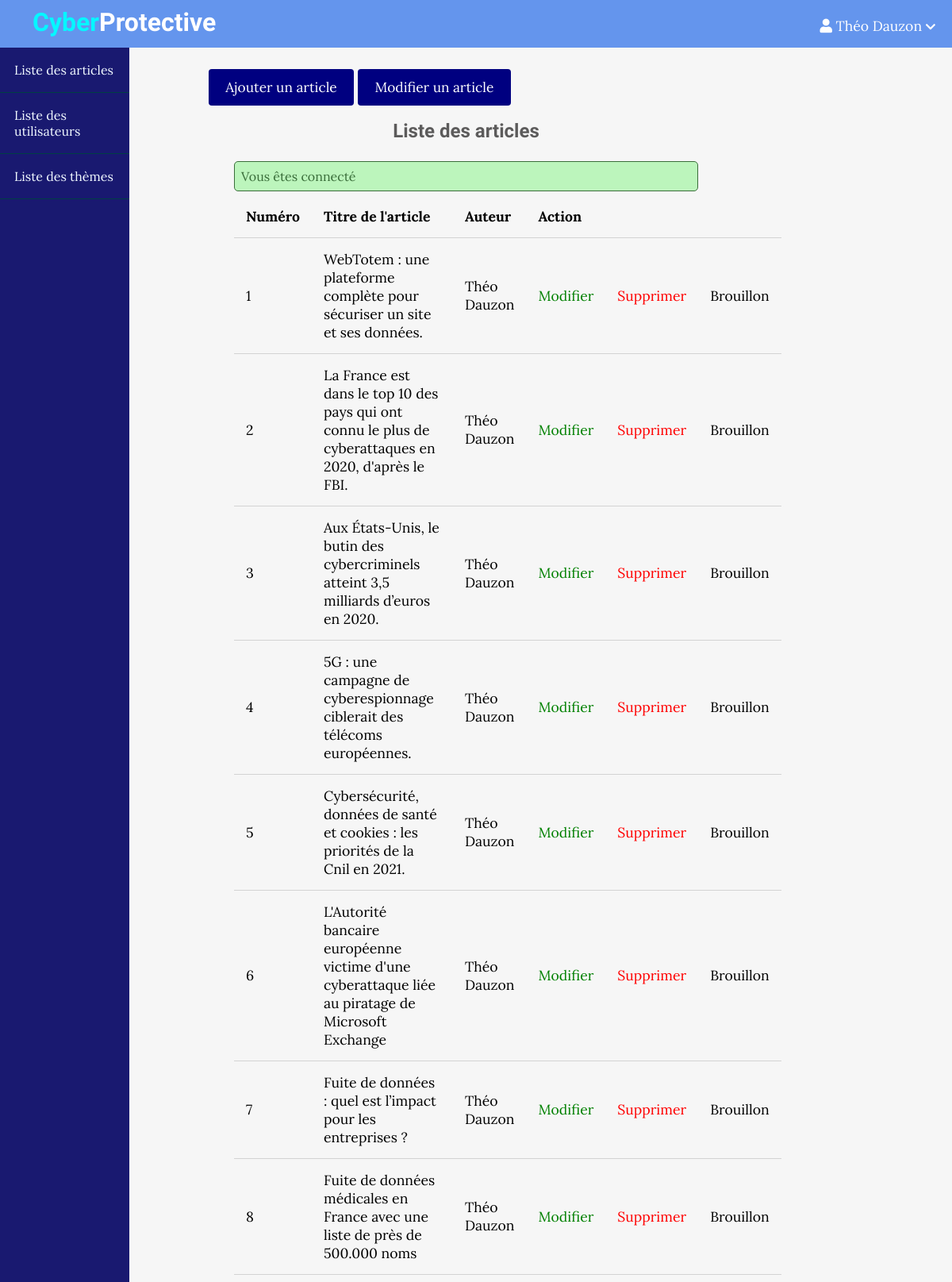
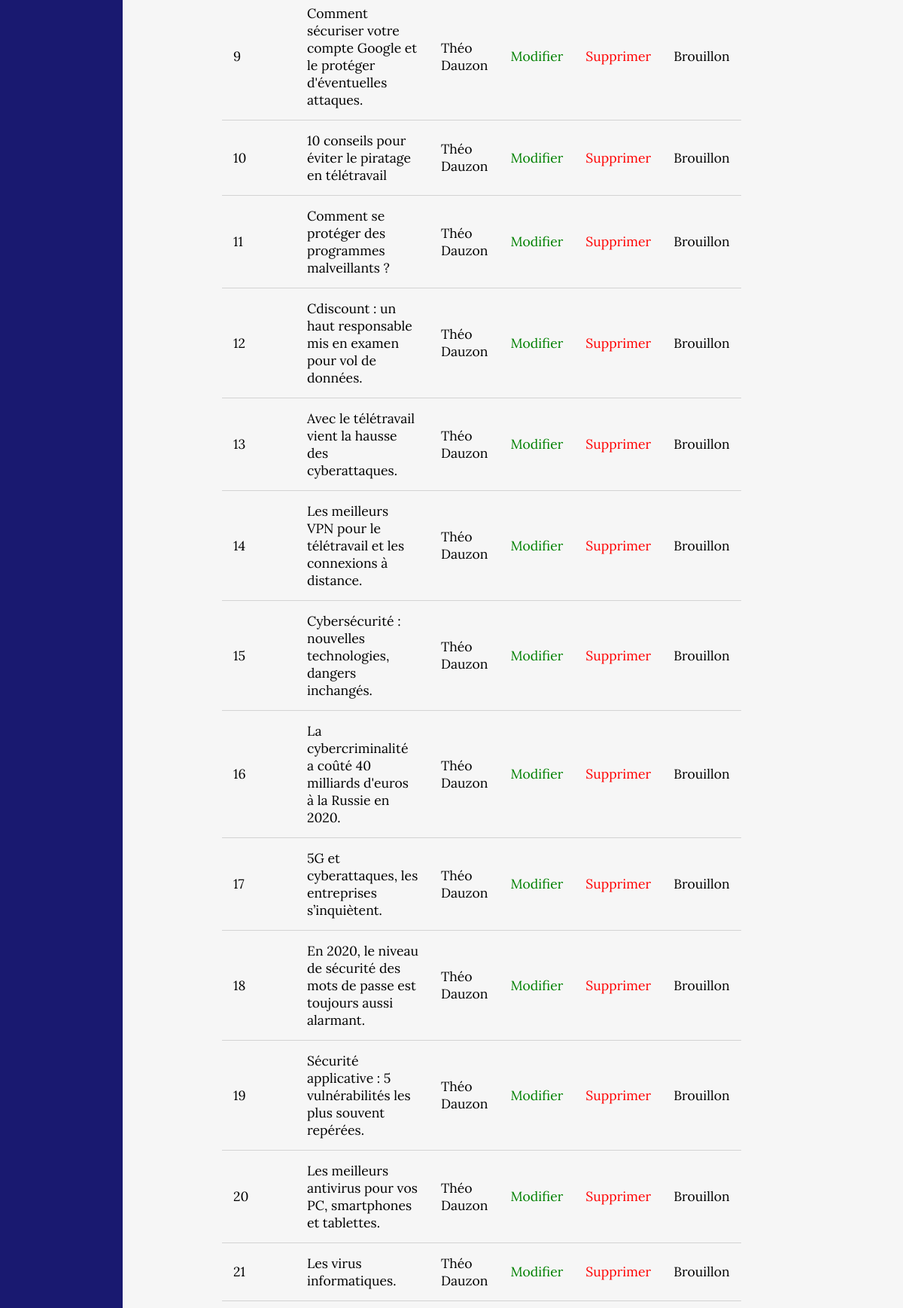
The page /admin/posts/index.php (signed in, upper part) on the database its author committed (2 pictures, top to bottom).
### tables this page shows
CREATE TABLE IF NOT EXISTS `posts` (
  `id` int(11) NOT NULL AUTO_INCREMENT,
  `user_id` int(11) NOT NULL,
  `topic_id` int(11) DEFAULT NULL,
  `title` varchar(255) NOT NULL,
  `image` varchar(255) NOT NULL,
  `body` text NOT NULL,
  `lien` varchar(255) NOT NULL,
  `Corps` text NOT NULL,
  `published` tinyint(4) NOT NULL,
  `created_at` datetime NOT NULL DEFAULT CURRENT_TIMESTAMP,
  PRIMARY KEY (`id`),
  KEY `topic_id` (`topic_id`)
);

### app/database/db.php (called while the page is built, shortened)
<?php
require('connect.php');
function selectAll($table, $conditions = [])
{
    global $conn;
    $sql = "SELECT * FROM $table";
    if (empty($conditions)) {
        $stmt = $conn->prepare($sql);
        $stmt->execute();
        $records = $stmt->get_result()->fetch_all(MYSQLI_ASSOC);
        return $records;
    }
}

### app/controllers/posts.php (called while the page is built, shortened)
<?php
include(ROOT_PATH . "/app/database/db.php");
$table = 'posts';
$posts = selectAll($table);

### admin/posts/index.php (the view, shortened to what this page needs)
<?php include(ROOT_PATH . "/app/controllers/posts.php");
?>
<!DOCTYPE html>
<html lang="fr">
    <head>
        <link rel="stylesheet"
            href="https://use.fontawesome.com/releases/v5.7.2/css/all.css"
>
        <link rel="stylesheet" href="../../assets/css/style.css">
        <link rel="stylesheet" href="../../assets/css/admin.css">
    </head>
    <body>
    <?php include(ROOT_PATH . "/app/includes/adminHeader.php"); ?>
        <div class="admin-wrapper">
        <?php include(ROOT_PATH . "/app/includes/adminSidebar.php"); ?>
            <div class="admin-content">
                <div class="button-group">
                    <a href="create.php" class="btn btn-big">Ajouter un article</a>
                    <a href="index.php" class="btn btn-big">Modifier un article</a>
                </div>
                <div class="content">
                    <h2 class="page-title">Liste des articles</h2>
                    <?php include(ROOT_PATH . "/app/includes/messages.php"); ?>
                    <table>
                        <thead>
                            <th>Numéro</th>
                            <th>Titre de l'article</th>
                            <th>Auteur</th>
                            <th colspan="3">Action</th>
                        </thead>
                        <tbody>
                            <?php foreach ($posts as $key => $post): ?>
                                <tr>
                                    <td><?php echo $key + 1; ?></td>
                                    <td><?php echo $post['title'] ?></td>
                                    <td>Théo Dauzon</td>
                                    <td><a href="edit.php?id=<?php echo $post['id']; ?>" class="edit">Modifier</a></td>
                                    <td><a href="edit.php?delete_id=<?php echo $post['id']; ?>" class="delete">Supprimer</a></td>
                                    <?php if ($post['published']): ?>
                                        <td><a href="edit.php?published=0&p_id=<?php echo $post['id'] ?>" class="unpublish">Brouillon</a></td>
                                    <?php else: ?>
                                        <td><a href="edit.php?published=1&p_id=<?php echo $post['id'] ?>" class="publish">Publier</a></td>
                                    <?php endif; ?>
                                </tr>
                            <?php endforeach; ?>
                        </tbody>
                    </table>
                </div>
            </div>
        </div>
    </body>
</html>

### assets/css/style.css (style rules this page uses)
* { box-sizing: border-box; }
html, body { height: 100%; padding: 0px; margin: 0px; background: #f6f6f6; font-family: "Lora", serif; }
h1, h2, h3, h4, h5, h6 { font-family: "Candal", serif; color: #5c5b5b; margin: 5px; }
a { text-decoration: none; color: inherit; }
.btn { padding: 0.5rem 1rem; background: #000080; color: white; border: 1px solid transparent; border-radius: 0.25rem; font-size: 1.08em; font-family: "Lora", serif; }
.btn-big { padding: 0.7rem 1.3rem; line-height: 1.3rem; }
.content { width: 90%; margin: 30px auto 30px; }

### assets/css/admin.css (style rules this page uses)
.admin-wrapper { display: flex; height: calc(100% - 66px); }
.admin-wrapper .admin-content { flex: 8; height: 100%; padding: 40px 100px 100px; overflow-y: scroll; }
.admin-content .page-title { text-align: center; margin-bottom: 1.5rem; }
table { width: 100%; border-collapse: collapse; font-size: 1.1rem; }
th, td { padding: 15px; text-align: left; border-bottom: 1px solid #d3d3d3; }
.edit { color: green; }
.delete { color: red; }

### rows shown on the page
posts: title "WebTotem : une plateforme complète pour sécuriser un site et ses données."
posts: title "La France est dans le top 10 des pays qui ont connu le plus de cyberattaques en 2020, d'après le FBI."
posts: title "Aux États-Unis, le butin des cybercriminels atteint 3,5 milliards d’euros en 2020."
posts: title "5G : une campagne de cyberespionnage ciblerait des télécoms européennes."
posts: title "Cybersécurité, données de santé et cookies : les priorités de la Cnil en 2021."
posts: title "L'Autorité bancaire européenne victime d'une cyberattaque liée au piratage de Microsoft Exchange"
posts: title "Fuite de données : quel est l’impact pour les entreprises ?"
posts: title "Fuite de données médicales en France avec une liste de près de 500.000 noms"
posts: title "Comment sécuriser votre compte Google et le protéger d'éventuelles attaques."
posts: title "10 conseils pour éviter le piratage en télétravail"
posts: title "Comment se protéger des programmes malveillants ?"
posts: title "Cdiscount : un haut responsable mis en examen pour vol de données."
posts: title "Avec le télétravail vient la hausse des cyberattaques."
posts: title "Les meilleurs VPN pour le télétravail et les connexions à distance."
posts: title "Cybersécurité : nouvelles technologies, dangers inchangés."
posts: title "La cybercriminalité a coûté 40 milliards d'euros à la Russie en 2020."
posts: title "5G et cyberattaques, les entreprises s’inquiètent."
posts: title "En 2020, le niveau de sécurité des mots de passe est toujours aussi alarmant."
posts: title "Sécurité applicative : 5 vulnérabilités les plus souvent repérées."
posts: title "Les meilleurs antivirus pour vos PC, smartphones et tablettes."
posts: title "Les virus informatiques."

### other values the page prints
$_SESSION['prenom'] "Théo"
$_SESSION['username'] "Dauzon"
$_SESSION['message'] "Vous êtes connecté"
